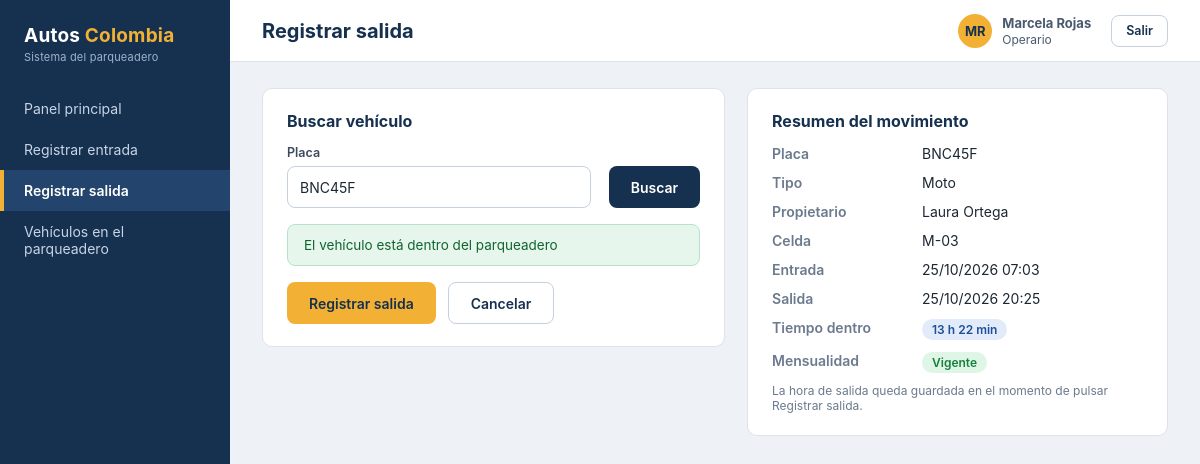
Page /salida?placa=BNC45F (signed in) on the committed database.
### modelo/entidades.py (models this page shows, shortened)
class Base(DeclarativeBase):
    pass

class Operario(Base):
    __tablename__ = "operario"
    id_operario: Mapped[int] = mapped_column(Integer, primary_key=True, autoincrement=True)
    nombre: Mapped[str] = mapped_column(String, nullable=False)
    usuario_sistema: Mapped[str] = mapped_column(String, nullable=False, unique=True)
    contrasena_hash: Mapped[str] = mapped_column(String, nullable=False)
    rol: Mapped[RolOperario] = mapped_column(EnumTexto(RolOperario), nullable=False)
    def es_administrador(self):
        return self.rol == RolOperario.ADMINISTRADOR
    @property
    def iniciales(self):
        partes = self.nombre.split()
        return "".join(p[0] for p in partes[:2]).upper()

class Vehiculo(Base):
    __tablename__ = "vehiculo"
    id_vehiculo: Mapped[int] = mapped_column(Integer, primary_key=True, autoincrement=True)
    placa: Mapped[str] = mapped_column(String, nullable=False, unique=True)
    tipo: Mapped[TipoVehiculo] = mapped_column(EnumTexto(TipoVehiculo), nullable=False)
    marca: Mapped[str | None] = mapped_column(String)
    color: Mapped[str | None] = mapped_column(String)
    id_usuario: Mapped[int] = mapped_column(ForeignKey("usuario.id_usuario"), nullable=False)
    usuario: Mapped[Usuario] = relationship(back_populates="vehiculos")
    mensualidades: Mapped[list["Mensualidad"]] = relationship(
        back_populates="vehiculo", order_by="Mensualidad.fecha_fin.desc()"
    )
    movimientos: Mapped[list["Movimiento"]] = relationship(back_populates="vehiculo")

class Usuario(Base):
    __tablename__ = "usuario"
    id_usuario: Mapped[int] = mapped_column(Integer, primary_key=True, autoincrement=True)
    nombre_completo: Mapped[str] = mapped_column(String, nullable=False)
    documento: Mapped[str] = mapped_column(String, nullable=False, unique=True)
    telefono: Mapped[str | None] = mapped_column(String)
    correo: Mapped[str | None] = mapped_column(String)
    vehiculos: Mapped[list["Vehiculo"]] = relationship(back_populates="usuario")

class Celda(Base):
    __tablename__ = "celda"
    id_celda: Mapped[int] = mapped_column(Integer, primary_key=True, autoincrement=True)
    codigo: Mapped[str] = mapped_column(String, nullable=False, unique=True)
    tipo: Mapped[TipoVehiculo] = mapped_column(EnumTexto(TipoVehiculo), nullable=False)
    estado: Mapped[EstadoCelda] = mapped_column(
        EnumTexto(EstadoCelda), nullable=False, default=EstadoCelda.LIBRE
    )

class Movimiento(Base):
    __tablename__ = "movimiento"
    id_movimiento: Mapped[int] = mapped_column(Integer, primary_key=True, autoincrement=True)
    id_vehiculo: Mapped[int] = mapped_column(ForeignKey("vehiculo.id_vehiculo"), nullable=False)
    id_celda: Mapped[int] = mapped_column(ForeignKey("celda.id_celda"), nullable=False)
    id_operario_entrada: Mapped[int] = mapped_column(ForeignKey("operario.id_operario"), nullable=False)
    id_operario_salida: Mapped[int | None] = mapped_column(ForeignKey("operario.id_operario"))
    fecha_hora_entrada: Mapped[datetime] = mapped_column(FechaHoraISO, nullable=False)
    fecha_hora_salida: Mapped[datetime | None] = mapped_column(FechaHoraISO)
    vehiculo: Mapped[Vehiculo] = relationship(back_populates="movimientos")
    celda: Mapped[Celda] = relationship()
    operario_entrada: Mapped[Operario] = relationship(foreign_keys=[id_operario_entrada])
    operario_salida: Mapped[Operario | None] = relationship(foreign_keys=[id_operario_salida])
    def calcular_permanencia(self, hasta=None):
        fin = self.fecha_hora_salida or hasta or datetime.now()
        return max(fin - self.fecha_hora_entrada, timedelta(0))

### controladores/movimiento_controlador.py (the view, shortened to what this page needs)
@bp.route("/salida", methods=["GET", "POST"])
@login_requerido
def salida():
    servicio = MovimientoServicio()
    placa = normalizar_placa(request.args.get("placa"))
    movimiento = estado = None
    if placa:
        try:
            movimiento, estado = servicio.consultar_salida(placa)
        except ErrorNegocio as error:
            _flash_error(str(error))
    ahora = datetime.now().replace(microsecond=0)
    permanencia = formatear_permanencia(movimiento.calcular_permanencia(ahora)) if movimiento else None
    return render_template(
        "salida.html", placa=placa, movimiento=movimiento, estado=estado, ahora=ahora,
        permanencia=permanencia, VIGENTE=VIGENTE,
    )

### controladores/autenticacion_controlador.py (called while the page is built)
def login_requerido(vista):
    @wraps(vista)
    def envoltura(*args, **kwargs):
        if g.operario is None:
            return redirect(url_for("autenticacion.login", siguiente=request.path))
        return vista(*args, **kwargs)
    return envoltura

@bp.before_app_request
def cargar_operario():
    id_operario = session.get("id_operario")
    g.operario = AutenticacionServicio().obtener_operario(id_operario) if id_operario else None
    if id_operario and g.operario is None:
        session.clear()

### modelo/entidades.py (called while the page is built)
    def process_result_value(self, valor, dialect):
        return datetime.strptime(valor, FORMATO_FECHA).date() if valor else None

    def process_result_value(self, valor, dialect):
        return datetime.strptime(valor, FORMATO_FECHA_HORA) if valor else None

    def process_result_value(self, valor, dialect):
        return self.clase_enum[valor] if valor is not None else None

    def esta_vigente(self, fecha):
        return self.activa and self.fecha_inicio <= fecha <= self.fecha_fin

### repositorios/movimiento_repositorio.py (called while the page is built)
def _con_relaciones():
    return select(Movimiento).options(
        joinedload(Movimiento.vehiculo).joinedload(Vehiculo.usuario),
        joinedload(Movimiento.celda),
        joinedload(Movimiento.operario_entrada),
        joinedload(Movimiento.operario_salida),
    )

    def buscar_abierto_por_vehiculo(self, id_vehiculo):
        consulta = _con_relaciones().where(
            Movimiento.id_vehiculo == id_vehiculo, Movimiento.fecha_hora_salida.is_(None)
        )
        return sesion.scalars(consulta).unique().first()

### repositorios/operario_repositorio.py (called while the page is built)
    def buscar_por_id(self, id_operario):
        return sesion.get(Operario, id_operario)

### repositorios/vehiculo_repositorio.py (called while the page is built)
    def buscar_por_placa(self, placa):
        return sesion.scalar(select(Vehiculo).where(Vehiculo.placa == placa))

    def ultima_mensualidad(self, id_vehiculo):
        consulta = (
            select(Mensualidad)
            .where(Mensualidad.id_vehiculo == id_vehiculo, Mensualidad.activa.is_(True))
            .order_by(Mensualidad.fecha_fin.desc())
            .limit(1)
        )
        return sesion.scalar(consulta)

### servicios/autenticacion_servicio.py (called while the page is built)
    def obtener_operario(self, id_operario):
        return self.operarios.buscar_por_id(id_operario)

### servicios/movimiento_servicio.py (called while the page is built)
def normalizar_placa(placa):
    return re.sub(r"[\s\-]", "", (placa or "")).upper()

def formatear_permanencia(duracion):
    minutos = int(duracion.total_seconds() // 60)
    return f"{minutos // 60} h {minutos % 60:02d} min"

### templates/salida.html (shortened to what this page needs)
{% extends "base.html" %}
{% block encabezado %}Registrar salida{% endblock %}
{% block contenido %}
<div class="grid2">
  <div class="panel">
    <h2>Buscar vehículo</h2>
    <form method="get" action="{{ url_for('movimiento.salida') }}">
      <div class="row">
        <div class="fld"><label for="placa">Placa</label>
          <input class="inp mayus" id="placa" name="placa" value="{{ placa }}" maxlength="6" placeholder="ABC123" autofocus required></div>
        <div class="al-fin" style="padding-bottom:16px"><button class="btn p" type="submit">Buscar</button></div>
      </div>
    </form>
    {% if movimiento %}
    <div class="alert o">El vehículo está dentro del parqueadero</div>
    {% endif %}
    <form method="post" action="{{ url_for('movimiento.salida') }}">
      <div class="botones" style="margin-top:14px">
        <button class="btn a" type="submit" {% if not movimiento %}disabled{% endif %}>Registrar salida</button>
        <a class="btn g" href="{{ url_for('movimiento.salida') }}">Cancelar</a>
      </div>
    </form>
  </div>
  <div class="panel">
    <h2>Resumen del movimiento</h2>
    {% if movimiento %}
    <div class="kv">
      <b>Placa</b><span>{{ movimiento.vehiculo.placa }}</span>
      <b>Tipo</b><span>{{ movimiento.vehiculo.tipo.value }}</span>
      <b>Propietario</b><span>{{ movimiento.vehiculo.usuario.nombre_completo }}</span>
      <b>Celda</b><span>{{ movimiento.celda.codigo }}</span>
      <b>Entrada</b><span>{{ movimiento.fecha_hora_entrada | fecha_hora }}</span>
      <b>Salida</b><span>{{ ahora | fecha_hora }}</span>
      <b>Tiempo dentro</b><span><span class="badge info">{{ permanencia }}</span></span>
      <b>Mensualidad</b><span>{% if estado == VIGENTE %}<span class="badge ok">Vigente</span>{% else %}<span class="badge bad">Vencida</span>{% endif %}</span>
    </div>
    <p class="nota">La hora de salida queda guardada en el momento de pulsar Registrar salida.</p>
    {% else %}
    <p class="vacio">Busca una placa para ver aquí el resumen de su entrada.</p>
    {% endif %}
  </div>
</div>
{% endblock %}

### templates/base.html (shortened to what this page needs)
<!doctype html>
<html lang="es">
<head>
<link rel="stylesheet" href="{{ url_for('static', filename='css/estilos.css') }}">
</head>
<body>
<div class="app">
  <aside class="side">
    <div class="brand">Autos <span>Colombia</span><small>Sistema del parqueadero</small></div>
    <nav class="nav">
      {% set ep = request.endpoint %}
      <a href="{{ url_for('movimiento.panel') }}" class="{{ 'act' if ep == 'movimiento.panel' }}">Panel principal</a>
      <a href="{{ url_for('movimiento.entrada') }}" class="{{ 'act' if ep == 'movimiento.entrada' }}">Registrar entrada</a>
      <a href="{{ url_for('movimiento.salida') }}" class="{{ 'act' if ep == 'movimiento.salida' }}">Registrar salida</a>
      <a href="{{ url_for('movimiento.vehiculos_dentro') }}" class="{{ 'act' if ep == 'movimiento.vehiculos_dentro' }}">Vehículos en el parqueadero</a>
    </nav>
  </aside>
  <div class="main">
    <header class="top">
      <h1>{% block encabezado %}{% endblock %}</h1>
      <div class="user">
        <div class="av">{{ g.operario.iniciales }}</div>
        <div><b>{{ g.operario.nombre }}</b><br><small>{{ g.operario.rol.value }}</small></div>
        <form method="post" action="{{ url_for('autenticacion.logout') }}">
          <button class="btn g s" type="submit">Salir</button>
        </form>
      </div>
    </header>
    <main class="content">
      {% block contenido %}{% endblock %}
    </main>
  </div>
</div>
</body>
</html>

### static/css/estilos.css (style rules this page uses)
* { box-sizing:border-box;margin:0;padding:0 }
body { font-family:'Inter','Segoe UI',Roboto,Arial,sans-serif;background:#eef1f6;color:#1d2733;font-size:14px;min-height:100vh }
a { color:inherit }
.app { display:flex;min-height:100vh }
.side { width:230px;flex-shrink:0;background:#16304f;color:#fff;padding:24px 0;display:flex;flex-direction:column }
.brand { padding:0 24px 24px;font-size:19px;font-weight:700;letter-spacing:.2px }
.brand span { color:#f2b134 }
.brand small { display:block;font-size:11px;font-weight:400;color:#9fb3cc;margin-top:3px }
.nav a { display:block;padding:12px 24px;color:#c8d5e6;font-size:14px;text-decoration:none }
.nav a.act { background:#23446d;color:#fff;border-left:4px solid #f2b134;padding-left:20px;font-weight:600 }
.main { flex:1;min-width:0;display:flex;flex-direction:column }
.top { height:62px;background:#fff;border-bottom:1px solid #dde3ec;display:flex;align-items:center;justify-content:space-between;padding:0 32px }
.top h1 { font-size:20px;font-weight:700;color:#16304f }
.user { display:flex;align-items:center;gap:10px;font-size:13px;color:#4a5a6e }
.user small { font-size:12px }
.user form { margin-left:10px }
.av { width:34px;height:34px;border-radius:50%;background:#f2b134;color:#16304f;font-weight:700;display:flex;align-items:center;justify-content:center }
.content { padding:26px 32px;flex:1 }
.panel { background:#fff;border-radius:10px;border:1px solid #dde3ec;padding:22px 24px;margin-bottom:22px }
.panel h2 { font-size:16px;color:#16304f;margin-bottom:14px }
.badge { display:inline-block;padding:3px 10px;border-radius:12px;font-size:12px;font-weight:600 }
.ok { background:#dff5e6;color:#17803d }
.info { background:#e1ebfa;color:#1f4f99 }
label { display:block;font-size:12.5px;font-weight:600;color:#3b4a5c;margin-bottom:6px }
.inp { width:100%;height:42px;border:1px solid #c7d0dd;border-radius:8px;padding:0 12px;font-size:14px;font-family:inherit;background:#fff;color:#1d2733;display:flex;align-items:center }
input.inp,select.inp { display:block }
.inp.mayus:not(:placeholder-shown) { text-transform:uppercase }
.fld { margin-bottom:16px }
.btn { display:inline-flex;align-items:center;justify-content:center;height:42px;padding:0 22px;border-radius:8px;font-size:14px;font-weight:600;border:0;cursor:pointer;text-decoration:none;font-family:inherit }
.btn.p { background:#16304f;color:#fff }
.btn.a { background:#f2b134;color:#16304f }
.btn.g { background:#fff;color:#16304f;border:1px solid #c7d0dd }
.btn.s { height:32px;padding:0 14px;font-size:12.5px }
.row { display:flex;gap:18px;flex-wrap:wrap }
.row>.fld { flex:1;min-width:160px }
.row .al-fin { align-self:flex-end }
.grid2 { display:grid;grid-template-columns:1.1fr 1fr;gap:22px;align-items:start }
.kv { display:grid;grid-template-columns:150px 1fr;row-gap:12px;font-size:14px }
.kv b { color:#6b7a8d;font-weight:600 }
.alert { border-radius:8px;padding:12px 16px;font-size:13.5px;margin-bottom:16px }
.alert.o { background:#e6f6ec;color:#12642f;border:1px solid #b6e3c5 }
.botones { display:flex;gap:12px;margin-top:8px }
.nota { font-size:12px;color:#6b7a8d;margin-top:10px }

### rows in the picture
Operario: operario.iniciales "MR", operario.nombre "Marcela Rojas", operario.rol.value "Operario"
Vehiculo: vehiculo.placa "BNC45F", vehiculo.tipo.value "Moto"
Usuario: vehiculo.usuario.nombre_completo "Laura Ortega"
Celda: celda.codigo "M-03"
Movimiento: fecha_hora_entrada|fecha_hora "25/10/2026 07:03"

### other values in the picture
{{ ahora | fecha_hora }} "25/10/2026 20:25"
{{ permanencia }} "13 h 22 min"
